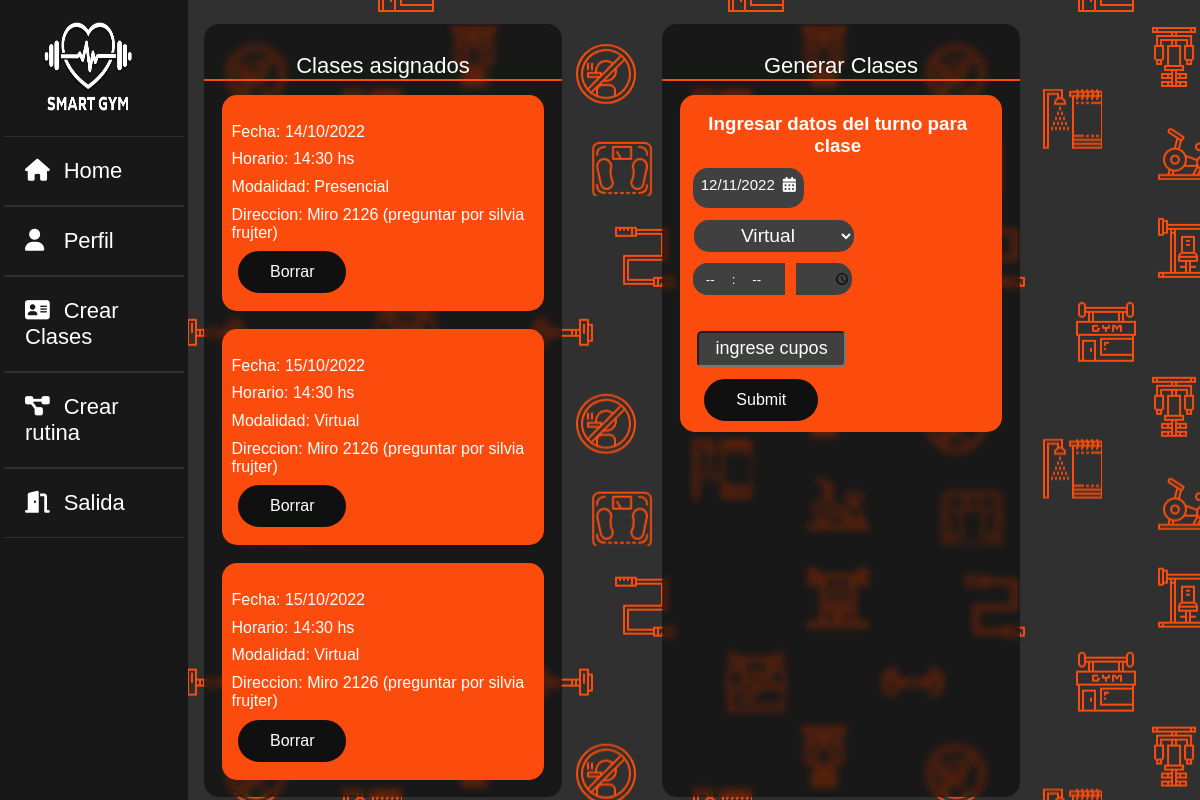
Before: /vistas/turnose.php (signed in) with the older database file.
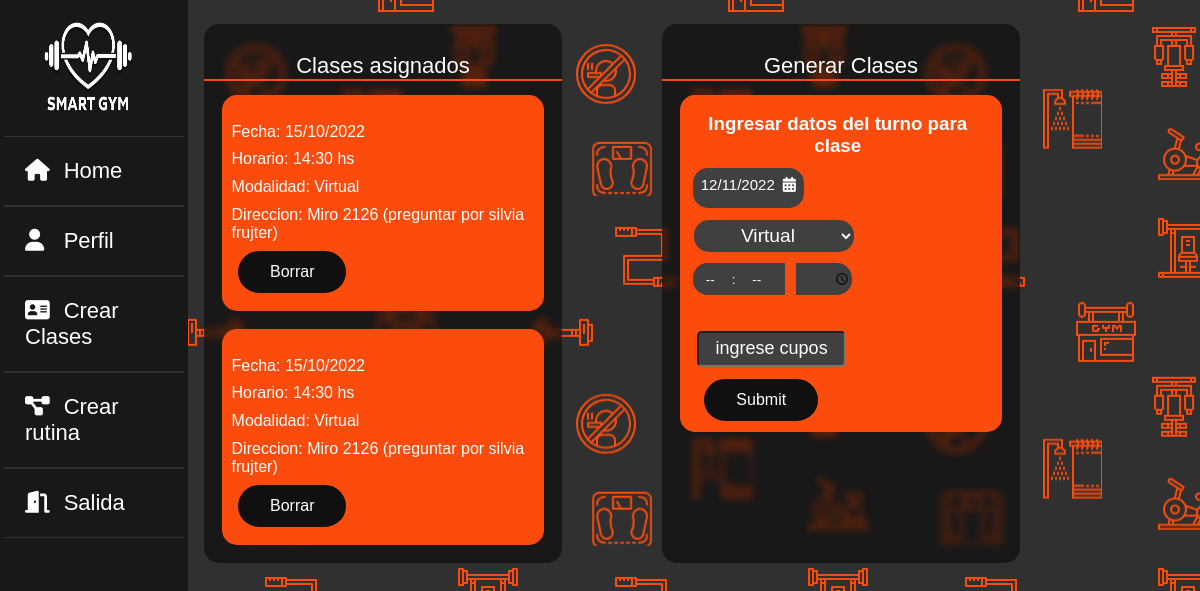
After: the same page with the newer database file.
### tables this page shows
CREATE TABLE `clases` (
  `idclase` int(11) NOT NULL,
  `entrenador` varchar(22) NOT NULL,
  `modalidad` varchar(22) NOT NULL,
  `fecha` varchar(22) NOT NULL,
  `hora` varchar(22) NOT NULL,
  `cupos` int(22) NOT NULL,
  `estado` int(5) NOT NULL
);

### vistas/turnose.php (the view, shortened to what this page needs)
<?php
$conex = conectar();
$nusuario = $_SESSION['usuario'];
$sql = "SELECT * FROM datos WHERE usuario='$nusuario'";
$query = mysqli_query($conex, $sql);
$row = mysqli_fetch_array($query);
$idrol = $row['id_rol'];
?>
<!DOCTYPE html>
<html lang="es">
<head>
    <link rel="stylesheet" type="text/css" href="../css/EstiloHomes.css">
    <link rel="stylesheet" type="text/css" href="../css/estiloturnos.css">
    <link rel="stylesheet" type="text/css" href="../css/EstiloGeneral.css">
    <link rel="stylesheet" href="https://cdnjs.cloudflare.com/ajax/libs/font-awesome/4.7.0/css/font-awesome.min.css">
</head>
<?php
switch ($idrol) {
    case 1:
        include("sidebars/sidebare.php");
        break;
}
?>
<body>
    <div class="main_contentt">
            <div class="cont-turnos-asignados" id="divsb">
                <div class="header">
                    <P> Clases asignados</P>
                </div>
                <?php
                $query1 = mysqli_query($conex, "SELECT * from clases WHERE entrenador='$nusuario'");
                $result1 = mysqli_num_rows($query1);
                if ($result1 > 0) {
                    while ($data = mysqli_fetch_array($query1)) {
                ?>
                        <div class="turno-a">
                            <br>
                            <p> Fecha: <?php echo $data['fecha']; ?></p>
                            <p> Horario: <?php echo $data['hora']; ?></p>
                            <p> Modalidad: <?php echo $data['modalidad']; ?></p>
                            <p> Direccion: Miro 2126 (preguntar por silvia frujter)</p>
                            <form method="get" action="../models/delete_class.php">
                                <input class="idbtn" type="submit" name="delete" id="btnsn" value="Borrar">
                    </form>
                            <br>
                        </div>
                <?php
                    }
                }; ?>
            </div>
            <div class="cont-calendario-seleccionar"  id="divsb">
                <div class="header2">
                    <P>Generar Clases</P>
                </div>
                <div class="turno-a">
                    <form class="tform" method="post">
                        <br>
                        <h3> Ingresar datos del turno para clase </h3>
                        <div style="width: fit-content;">
                            <div id="picker-no-time"></div>
                        </div>
                        <select class="sm" name="modalidad">
                            <option value="Virtual">Virtual</option>
                        </select>
                        <br>
                        <input id="appt-time" type="time" min="07" max="23" name="h-c"/>
                        <time>
                        <br>
                        <br>
                        <br>
                        <input type="number" class="cuposcc" id="tentacles" name="c-c" min="10" max="30" placeholder="ingrese cupos" >
                        <br>
                        <input id="btnsn" class="botonguardado"  type="submit" name="cargarclase">
                        <br>
                    </form>
                </div>
                <br>
                <br>
                <br>
        </div>
    </div>
</body>
</html>

Changed rows visible on the page:
removed clases: fecha "14/10/2022", hora "14:30 hs", modalidad "Presencial"
